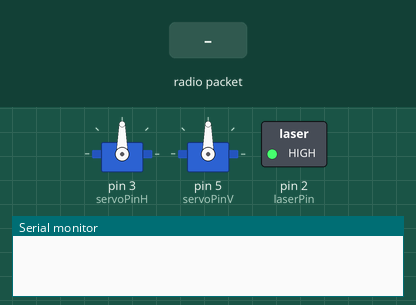
This sketch was run on a simulated Arduino Uno, built with avr-gcc and run on an emulated ATmega328P. Shown: 2 × servo, switched loads named in the sketch (green lamp = pin HIGH), the last lines printed to the serial monitor. Inputs (shaded band) come from the test bench. No radio packets arrive unless stated.

Above: at 1.2 s.
1.3 s: radio packet "start" arrives
At 1.8 s:
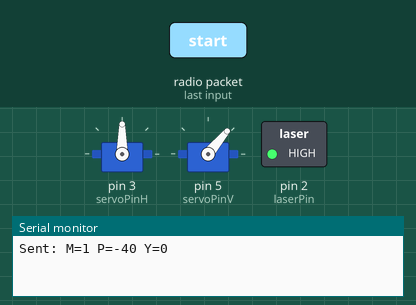
At 7.7 s:
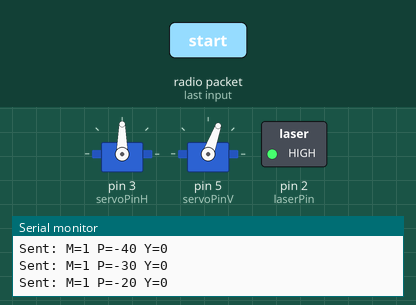
Timing chart, 0 to 20.8 s (numbered marks = the images above; inputs shaded):
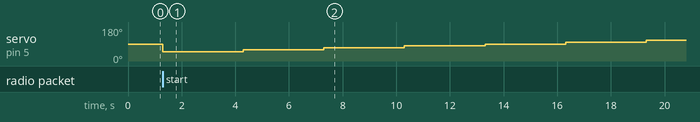

The sketch:

receiver.ino
```cpp
#include <SPI.h>
#include <RF24.h>
#include <Servo.h>

const uint8_t laserPin = 2;
const uint8_t servoPinH = 3;
const uint8_t servoPinV = 5;
const uint8_t startAngle = 90;

RF24 radio(9, 10);
const byte addressRx[] = "CMD01";
const byte addressTx[] = "DATA1";

char messange[8];

struct TelemetryPacket {
  char id[4];
  char mode[2];
  char pitch[4];
  char yaw[4];
};

TelemetryPacket telemetry;
Servo servoYaw, servoPitch;

const uint8_t DEVICE_ID = 101;
const int STEP_DELAY = 3000;

bool isRunning = false;

enum Mode {
  MODE_IDLE   = 0,
  MODE_HOR    = 1,
  MODE_VER    = 2,
  MODE_DIAG1  = 3,
  MODE_DIAG2  = 4,
};

uint8_t getServoAngle(int8_t angle) {
  return startAngle + angle;
}
void setPosition(int8_t pitch, int8_t yaw) {
  servoPitch.write(getServoAngle(pitch));
  servoYaw.write(getServoAngle(yaw));
}
void sendTelemetry(int8_t pitch, int8_t yaw, uint8_t mode) {
  itoa(DEVICE_ID,telemetry.id,10);
  itoa(pitch,telemetry.pitch,10);
  itoa(yaw,telemetry.yaw,10);
  itoa(mode,telemetry.mode,10);
  radio.stopListening();
  radio.write(&telemetry, sizeof(telemetry));
  radio.startListening();
  Serial.print("Sent: M="); Serial.print(mode);
  Serial.print(" P="); Serial.print(pitch);
  Serial.print(" Y="); Serial.println(yaw);
}

void performStep(int8_t pitch, int8_t yaw, uint8_t mode) {
  setPosition(pitch, yaw);
  sendTelemetry(pitch, yaw, mode);
  delay(STEP_DELAY);
}

void runScanSequence() {
  for (int8_t p = -40; p <= 40; p += 10) {
    performStep(p, 0, MODE_HOR);
  }
  for (int8_t y = -40; y <= 40; y += 10) {
    performStep(0, y, MODE_VER);
  }
  for (int8_t i = -40; i <= 40; i += 10) {
    performStep(i, i, MODE_DIAG1);
  }
  for (int8_t i = -40; i <= 40; i += 10) {
    performStep(i, -i, MODE_DIAG2);
  }
  setPosition(0, 0);
  sendTelemetry(0, 0, MODE_IDLE);
}

void setup() {
  Serial.begin(9600);
  pinMode(laserPin, OUTPUT);
  digitalWrite(laserPin, HIGH);
  servoYaw.attach(servoPinH);
  servoPitch.attach(servoPinV);
  setPosition(0, 0);
  radio.begin();
  radio.setPALevel(RF24_PA_LOW);
  radio.setDataRate(RF24_1MBPS);
  radio.openReadingPipe(1, addressRx);
  radio.openWritingPipe(addressTx);
  radio.startListening();
}

void loop() {
  if (radio.available()) {
    radio.read(&messange, sizeof(messange));
    if (!isRunning && String(messange) == "start") {
      isRunning = true;
      runScanSequence();
      isRunning = false;
    }
  }
}
```

Measured:
- after the input at 1.3 s, servo on pin 5 (servoPinV): 90° → 50° at once, → 60° 3.0 s later, → 70° 3.0 s later, → 80° 3.0 s later, … (7 changes in this stretch)
